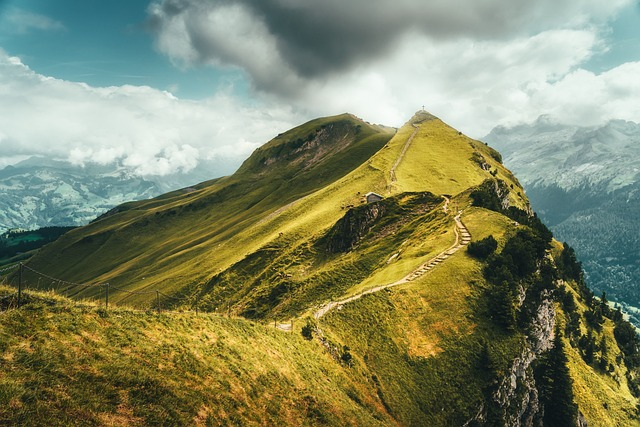
#> input picture day3/mountain.jpg, 640 x 427 px
$ python ex7_filtering.py   (older library calls are emulated)
#> lines starting #> are read from the running program, lines starting #| are printed output that depends on the picture
import cv2
import numpy as np

# 이미지 읽기 (grayscale로 읽음)
image = cv2.imread('mountain.jpg', cv2.IMREAD_GRAYSCALE)
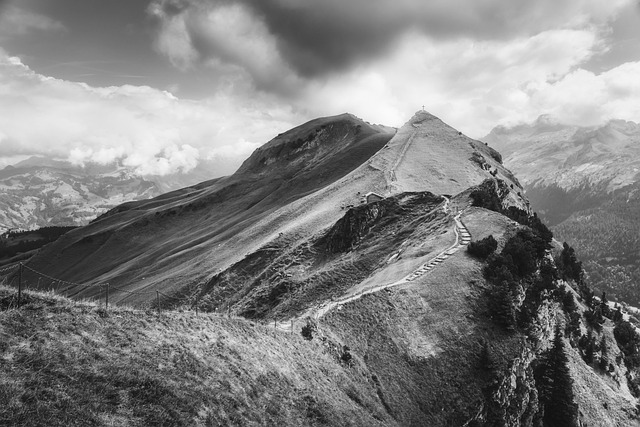
#> image: shape (427, 640); min 0, max 255, mean 129

# 평균값 필터 적용
# 커널 크기 (5x5)로 설정
kernel_size = (5, 5)
avg_filtered = cv2.blur(image, kernel_size)
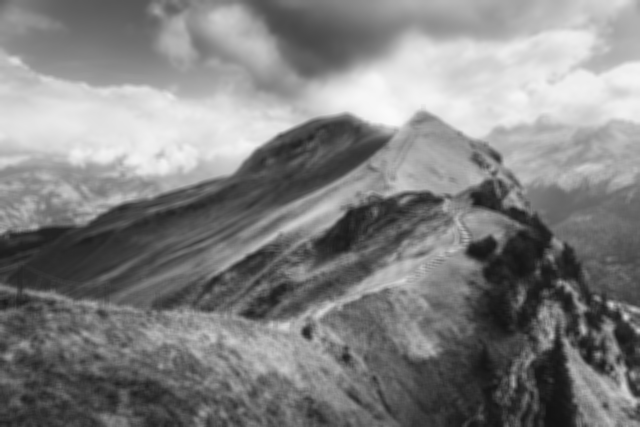
#> avg_filtered: shape (427, 640); min 19, max 250, mean 129

# 샤프닝 필터 생성 및 적용
# 3x3 샤프닝 커널 정의
sharpening_kernel = np.array([[0, -1, 0],
                              [-1, 5, -1],
                              [0, -1, 0]])
sharpened = cv2.filter2D(image, -1, sharpening_kernel)
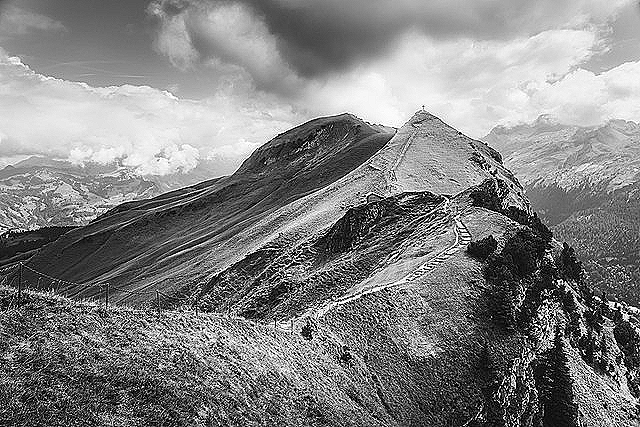
#> sharpened: shape (427, 640); min 0, max 255, mean 130.5

# 라플라시안 필터 적용
laplacian_filtered = cv2.Laplacian(image, cv2.CV_64F)
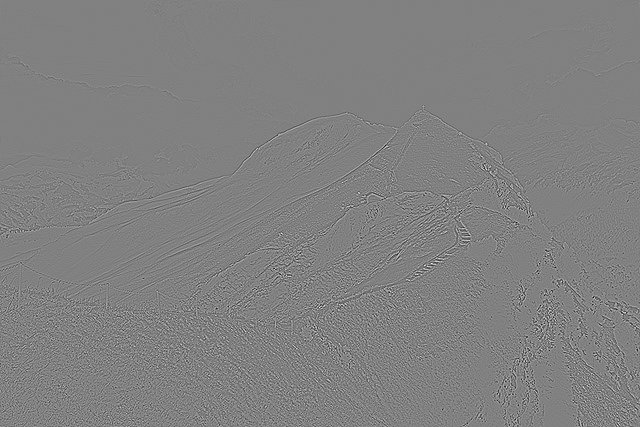
#> laplacian_filtered: shape (427, 640) float64; min -476, max 466, mean 0; drawn with min black and max white

# 결과 출력
cv2.imshow('Original Image', image)
cv2.imshow('Average Filter', avg_filtered)
cv2.imshow('Sharpening Filter', sharpened)
cv2.imshow('Laplacian Filter', np.uint8(np.absolute(laplacian_filtered)))
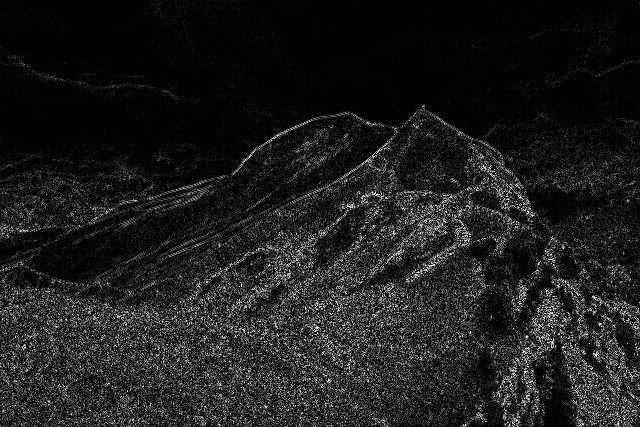
#> window 'Laplacian Filter': shape (427, 640); min 0, max 255, mean 30.3

# 키 입력 대기 및 종료
cv2.waitKey(0)
cv2.destroyAllWindows()

$ run again, with day3/desert.JPG copied over day3/mountain.jpg
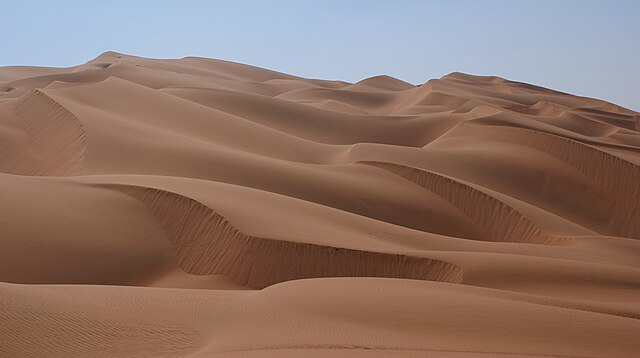
#> input picture day3/desert.JPG, 640 x 358 px
#> `laplacian_filtered = cv2.Laplacian(image, cv2.CV_64F)`:
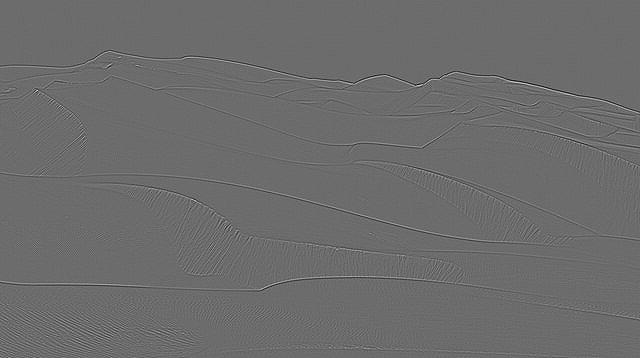
#> laplacian_filtered: shape (358, 640) float64; min -186, max 252, mean 0; drawn with min black and max white
#> `cv2.imshow('Laplacian Filter', np.uint8(np.absolute(laplacian_filtered..`:
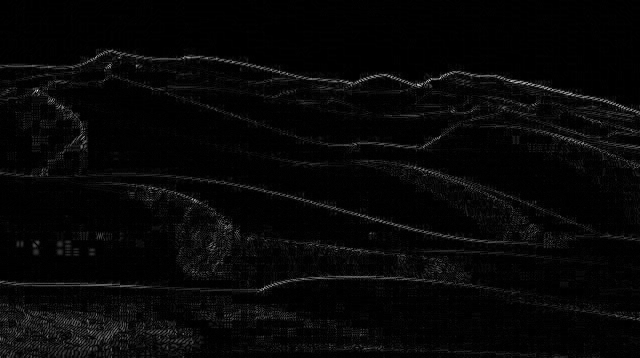
#> window 'Laplacian Filter': shape (358, 640); min 0, max 252, mean 6.9

$ run again, with day3/apple.png saved as day3/mountain.jpg
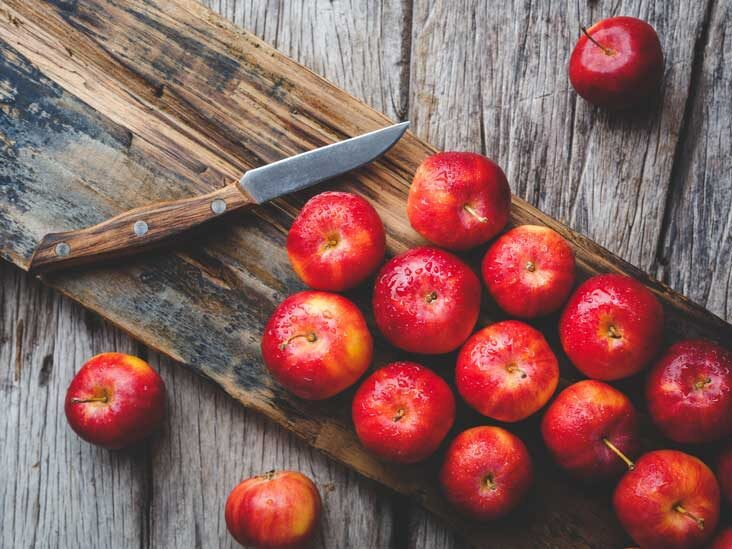
#> input picture day3/apple.png, 732 x 549 px
#> `laplacian_filtered = cv2.Laplacian(image, cv2.CV_64F)`:
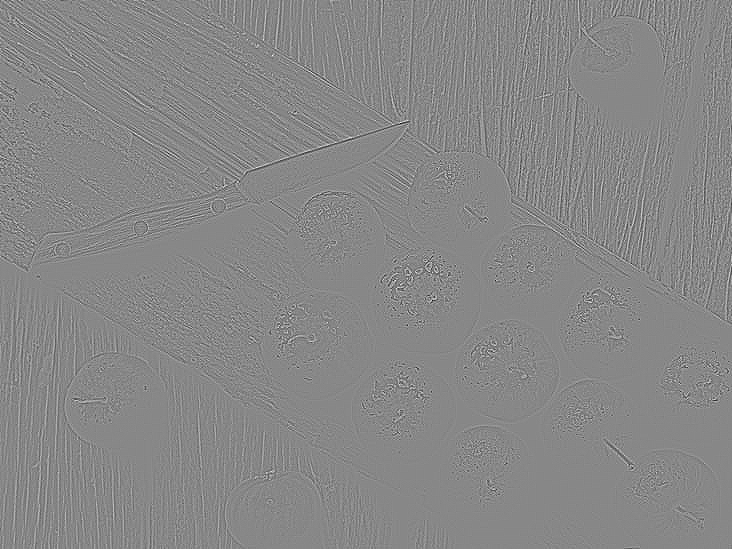
#> laplacian_filtered: shape (549, 732) float64; min -282, max 248, mean 0; drawn with min black and max white
#> `cv2.imshow('Laplacian Filter', np.uint8(np.absolute(laplacian_filtered..`:
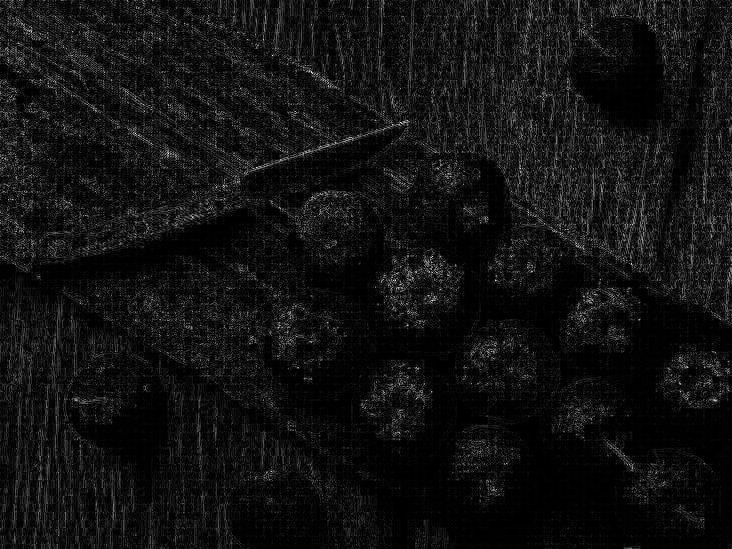
#> window 'Laplacian Filter': shape (549, 732); min 0, max 253, mean 18
